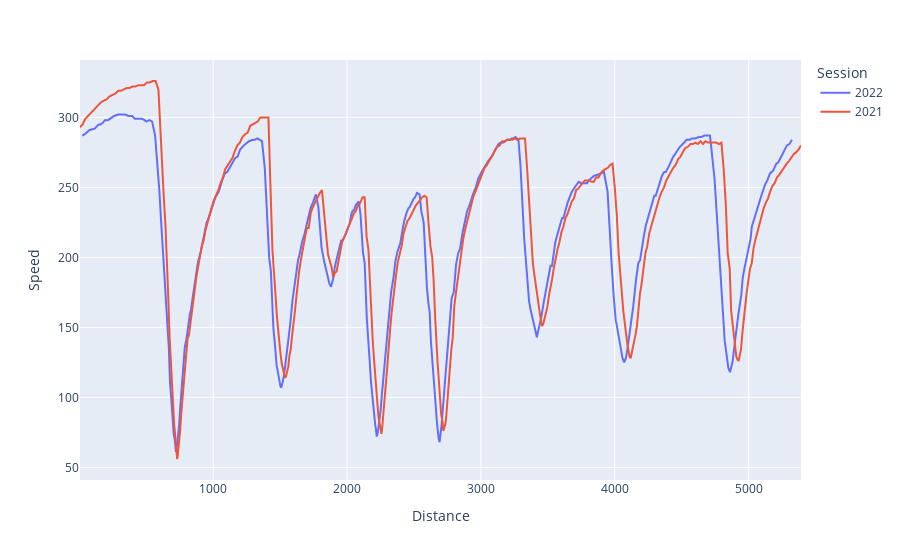

This figure's notebook cell:
### Code cell
import plotly.express as px

fig = px.line(perez, "Distance", "Speed", color="Session")
fig.show()

### Figure 1 — Plotly figure (JSON) as saved in the notebook; plotly's stock layout.template omitted (floating-point values rounded to 4 significant figures; data arrays with more than 128 entries replaced by an {"elided": "..."} marker saying what was removed)
{"data": [{"hovertemplate": "Session=2022<br>Distance=%{x}<br>Speed=%{y}<extra></extra>", "legendgroup": "2022", "line": {"color": "#636efa", "dash": "solid"}, "marker": {"symbol": "circle"}, "mode": "lines", "name": "2022", "orientation": "v", "showlegend": true, "type": "scatter", "x": {"elided": "356 float values"}, "xaxis": "x", "y": {"elided": "356 int values"}, "yaxis": "y"}, {"hovertemplate": "Session=2021<br>Distance=%{x}<br>Speed=%{y}<extra></extra>", "legendgroup": "2021", "line": {"color": "#EF553B", "dash": "solid"}, "marker": {"symbol": "circle"}, "mode": "lines", "name": "2021", "orientation": "v", "showlegend": true, "type": "scatter", "x": {"elided": "390 float values"}, "xaxis": "x", "y": {"elided": "390 int values"}, "yaxis": "y"}], "layout": {"legend": {"title": {"text": "Session"}, "tracegroupgap": 0}, "margin": {"t": 60}, "xaxis": {"anchor": "y", "domain": [0, 1], "title": {"text": "Distance"}}, "yaxis": {"anchor": "x", "domain": [0, 1], "title": {"text": "Speed"}}}}
